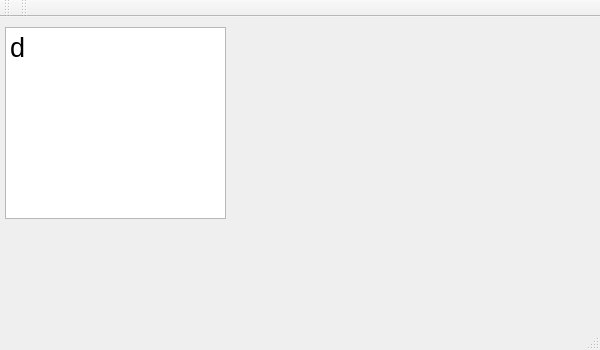
<?xml version="1.0" encoding="UTF-8"?>
<ui version="4.0">
 <class>MainWindow</class>
 <widget class="QMainWindow" name="MainWindow">
  <property name="geometry">
   <rect>
    <x>0</x>
    <y>0</y>
    <width>600</width>
    <height>350</height>
   </rect>
  </property>
  <property name="minimumSize">
   <size>
    <width>600</width>
    <height>350</height>
   </size>
  </property>
  <property name="windowTitle">
   <string>MainWindow</string>
  </property>
  <widget class="QWidget" name="centralWidget">
   <property name="maximumSize">
    <size>
     <width>600</width>
     <height>320</height>
    </size>
   </property>
   <widget class="QTextEdit" name="textEdit">
    <property name="geometry">
     <rect>
      <x>5</x>
      <y>10</y>
      <width>221</width>
      <height>192</height>
     </rect>
    </property>
    <property name="minimumSize">
     <size>
      <width>221</width>
      <height>192</height>
     </size>
    </property>
    <property name="maximumSize">
     <size>
      <width>600</width>
      <height>350</height>
     </size>
    </property>
    <property name="font">
     <font>
      <pointsize>20</pointsize>
     </font>
    </property>
    <property name="sizeAdjustPolicy">
     <enum>QAbstractScrollArea::AdjustIgnored</enum>
    </property>
    <property name="html">
     <string>&lt;!DOCTYPE HTML PUBLIC &quot;-//W3C//DTD HTML 4.0//EN&quot; &quot;http://www.w3.org/TR/REC-html40/strict.dtd&quot;&gt;
&lt;html&gt;&lt;head&gt;&lt;meta name=&quot;qrichtext&quot; content=&quot;1&quot; /&gt;&lt;style type=&quot;text/css&quot;&gt;
p, li { white-space: pre-wrap; }
&lt;/style&gt;&lt;/head&gt;&lt;body style=&quot; font-family:'Ubuntu'; font-size:20pt; font-weight:400; font-style:normal;&quot;&gt;
&lt;p style=&quot; margin-top:0px; margin-bottom:0px; margin-left:0px; margin-right:0px; -qt-block-indent:0; text-indent:0px;&quot;&gt;d&lt;/p&gt;&lt;/body&gt;&lt;/html&gt;</string>
    </property>
   </widget>
  </widget>
  <widget class="QMenuBar" name="menuBar">
   <property name="geometry">
    <rect>
     <x>0</x>
     <y>0</y>
     <width>600</width>
     <height>25</height>
    </rect>
   </property>
   <property name="defaultUp">
    <bool>true</bool>
   </property>
   <property name="nativeMenuBar">
    <bool>false</bool>
   </property>
  </widget>
  <widget class="QToolBar" name="mainToolBar">
   <attribute name="toolBarArea">
    <enum>TopToolBarArea</enum>
   </attribute>
   <attribute name="toolBarBreak">
    <bool>false</bool>
   </attribute>
  </widget>
  <widget class="QStatusBar" name="statusBar"/>
  <widget class="QToolBar" name="toolBar">
   <property name="windowTitle">
    <string>toolBar</string>
   </property>
   <attribute name="toolBarArea">
    <enum>TopToolBarArea</enum>
   </attribute>
   <attribute name="toolBarBreak">
    <bool>false</bool>
   </attribute>
  </widget>
 </widget>
 <layoutdefault spacing="6" margin="11"/>
 <resources/>
 <connections/>
</ui>
